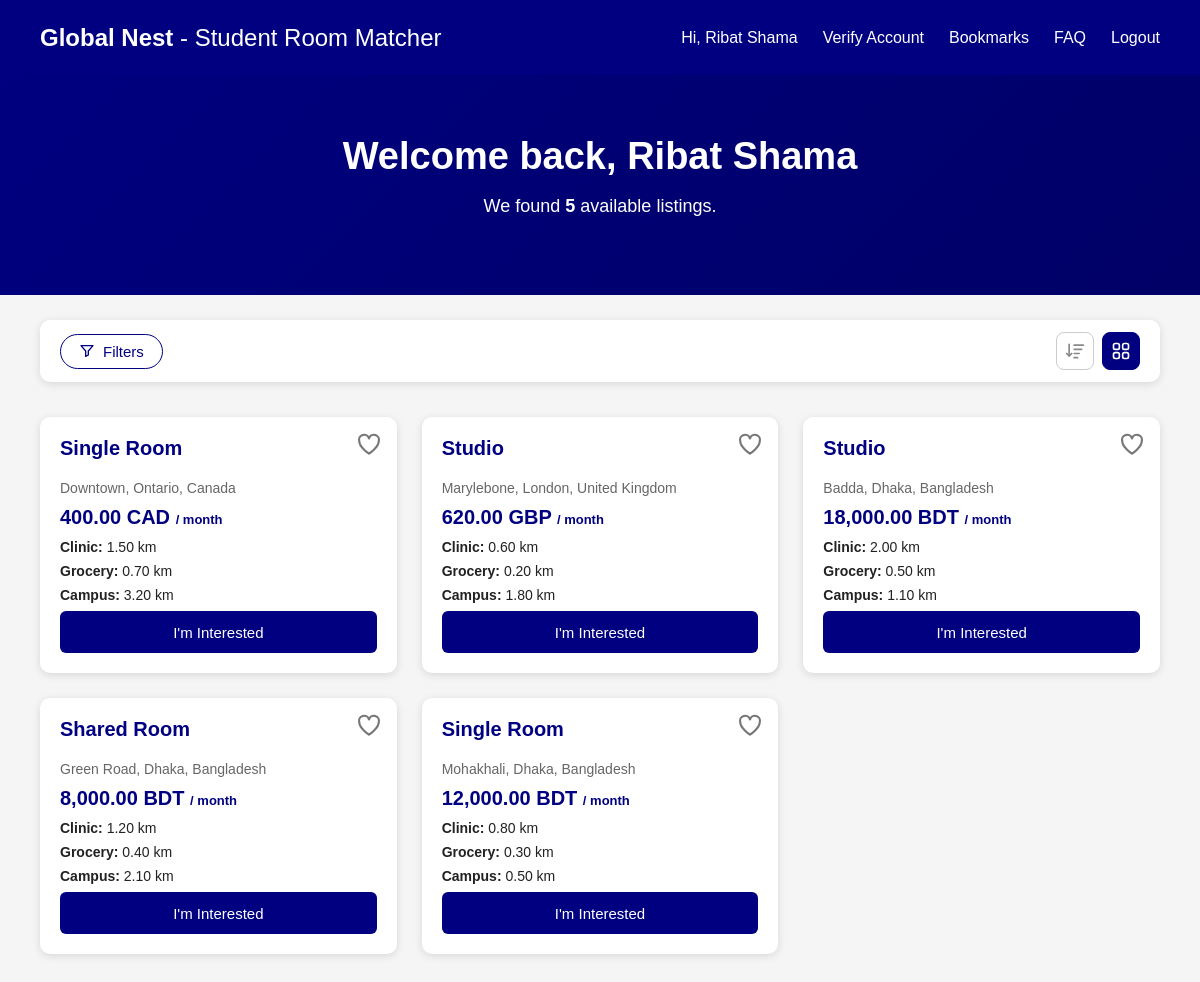
Screenshot of /dashboard.php (signed in) with the database file from the repository.
### tables this page shows
CREATE TABLE `listings` (
  `ListingID` int(11) NOT NULL,
  `Price` decimal(10,2) NOT NULL,
  `Currency` varchar(10) NOT NULL,
  `RoomType` varchar(50) DEFAULT NULL,
  `Country` varchar(50) DEFAULT NULL,
  `State` varchar(50) DEFAULT NULL,
  `Neighbourhood` varchar(100) DEFAULT NULL,
  `Clinic` decimal(5,2) DEFAULT NULL,
  `Grocery` decimal(5,2) DEFAULT NULL,
  `Campus` decimal(5,2) DEFAULT NULL,
  `Legal_doc` varchar(255) DEFAULT NULL,
  `Admin_ID` int(11) DEFAULT NULL,
  `Provider_ID` int(11) NOT NULL,
  `Verification_Status` varchar(20) NOT NULL DEFAULT 'Pending'
);

### filter.php (called while the page is built, shortened)
<?php
$filter = " WHERE Verification_Status = 'Approved' ";
$view_class = "room-grid";
?>

### dashboard.php (the view, shortened to what this page needs)
<?php
include "DBconnect.php";
include "filter.php";
$sql = "SELECT * FROM Listings " . $filter . " ORDER BY ListingID DESC";
$result = mysqli_query($conn, $sql);
$roomCount = mysqli_num_rows($result);
$bookmarked_ids = [];
?>
<!DOCTYPE html>
<html>
<head>
</head>
<body>
<div class="header">
    <div class="logo">
        <strong>Global Nest</strong>
        - Student Room Matcher
    </div>
    <div class="navigation">
        <span>
            Hi,
            <?php echo $_SESSION["full_name"]; ?>
        </span>
        <a href="verify.php">
            Verify Account
        </a>
        <a href="#" id="bookmarkLink">
            Bookmarks
         </a>
		<a href="faq.php">
            FAQ
        </a>
        <a href="logout.php">
            Logout
        </a>
    </div>
</div>
<div class="home-hero">
    <h1>
        Welcome back,
        <?php echo htmlspecialchars($_SESSION["full_name"]); ?>
    </h1>
    <p>
        We found
        <span class="room-count">
            <?php echo $roomCount; ?>
        </span>
        available listings.
    </p>
</div>
<?php include "filter_box.php"; ?>
<?php if ($roomCount > 0) { ?>
<div class="<?php echo $view_class; ?>">
    <?php while ($room = mysqli_fetch_assoc($result)) { ?>
        <div class="room-card">
            <?php
             $is_bookmarked = in_array(
                 $room["ListingID"],
                 $bookmarked_ids
           );
            ?>
             <button
                  class="bookmark-heart
                 <?php echo $is_bookmarked ? 'saved' : ''; ?>"
                 onclick="toggleBookmark(
                     <?php echo $room['ListingID']; ?>,
                     this
                 )"
                 type="button"
             >
                 <?php
                 if ($is_bookmarked) {
                     echo '<svg viewBox="0 0 24 24" fill="currentColor"
                                stroke="currentColor" stroke-width="2"
                                stroke-linecap="round" stroke-linejoin="round">
                             <path d="M12 20 C12 20 3 14 3 8.5
                                      A4.5 4.5 0 0 1 12 6
                                      A4.5 4.5 0 0 1 21 8.5
                                      C21 14 12 20 12 20 Z"/>
                           </svg>';
                 } else {
                     echo '<svg viewBox="0 0 24 24" fill="none"
                                stroke="currentColor" stroke-width="2"
                                stroke-linecap="round" stroke-linejoin="round">
                             <path d="M12 20 C12 20 3 14 3 8.5
                                      A4.5 4.5 0 0 1 12 6
                                      A4.5 4.5 0 0 1 21 8.5
                                      C21 14 12 20 12 20 Z"/>
                           </svg>';
                 }
                 ?>
             </button>
           <a href="room.php?id=<?php echo $room["ListingID"]; ?>"
              style="text-decoration:none; color:inherit; display:block;">
        <h3>
            <?php echo $room["RoomType"]; ?>
        </h3>
        <div class="room-location">
            <?php echo $room["Neighbourhood"]; ?>,
            <?php echo $room["State"]; ?>,
            <?php echo $room["Country"]; ?>
        </div>
        <div class="room-price">
            <?php echo number_format($room["Price"], 2); ?>
            <?php echo htmlspecialchars($room["Currency"]); ?>
            <span style="font-size:13px;">
                / month
            </span>
        </div>
        <div class="room-info">
            <strong>Clinic:</strong>
            <?php echo $room["Clinic"]; ?> km
        </div>
        <div class="room-info">
            <strong>Grocery:</strong>
            <?php echo $room["Grocery"]; ?> km
        </div>
        <div class="room-info">
            <strong>Campus:</strong>
            <?php echo $room["Campus"]; ?> km
        </div>
      </a>
        <button
            class="interest-button"
            type="button">
            I'm Interested
        </button>
    </div>
    <?php } ?>
</div>
<?php } else { ?>
<div class="no-rooms">
    No rooms available right now.
</div>
<?php } ?>
</body>
</html>

### dashboard.php (style rules this page uses)
* { box-sizing: border-box; }
body { font-family: Arial, sans-serif; margin: 0; background-color: #f5f5f5; color: #222; }
.header { width: 100%; height: 75px; background-color: #000080; display: flex; justify-content: space-between; align-items: center; padding: 0 40px; }
.logo { color: white; font-size: 24px; }
.navigation { display: flex; align-items: center; }
.navigation span, .navigation a { color: white; text-decoration: none; font-size: 16px; margin-left: 25px; }
.home-hero { width: 100%; padding: 60px 40px; text-align: center; background: linear-gradient( 135deg, #000080, #000066 ); }
.home-hero h1 { color: white; font-size: 38px; margin: 0 0 12px 0; }
.home-hero p { color: white; font-size: 18px; }
.room-count { font-weight: bold; }
.room-grid { display: grid; grid-template-columns: repeat(auto-fill, minmax(280px, 1fr)); gap: 25px; padding: 35px 40px 50px 40px; }
.room-card { position: relative; background-color: white; border-radius: 10px; padding: 20px; box-shadow: 0 2px 8px rgba(0, 0, 0, 0.12); }
.room-card h3 { margin-top: 0; color: #000080; font-size: 20px; }
.room-location { color: #666; font-size: 14px; margin-bottom: 10px; }
.room-price { font-size: 20px; font-weight: bold; color: #000080; margin-bottom: 10px; }
.room-info { font-size: 14px; margin-bottom: 8px; }
.interest-button { width: 100%; height: 42px; background-color: #000080; color: white; border: none; border-radius: 6px; font-size: 15px; cursor: pointer; }
.room-card { position: relative; }
.bookmark-heart { position: absolute; top: 15px; right: 15px; background: none; border: none; color: #777; cursor: pointer; padding: 0; line-height: 1; }
.bookmark-heart svg { width: 26px; height: 26px; display: block; }

### rows the page displays
listings: RoomType "Single Room", Neighbourhood "Downtown", State "Ontario", Country "Canada", Price "400.00", Currency "CAD", Clinic "1.50", Grocery "0.70", Campus "3.20"
listings: RoomType "Studio", Neighbourhood "Marylebone", State "London", Country "United Kingdom", Price "620.00", Currency "GBP", Clinic "0.60", Grocery "0.20", Campus "1.80"
listings: RoomType "Studio", Neighbourhood "Badda", State "Dhaka", Country "Bangladesh", Price "18,000.00", Currency "BDT", Clinic "2.00", Grocery "0.50", Campus "1.10"
listings: RoomType "Shared Room", Neighbourhood "Green Road", State "Dhaka", Country "Bangladesh", Price "8,000.00", Currency "BDT", Clinic "1.20", Grocery "0.40", Campus "2.10"
listings: RoomType "Single Room", Neighbourhood "Mohakhali", State "Dhaka", Country "Bangladesh", Price "12,000.00", Currency "BDT", Clinic "0.80", Grocery "0.30", Campus "0.50"

### other values shown
$_SESSION["full_name"] "Ribat Shama"
$roomCount "5"
